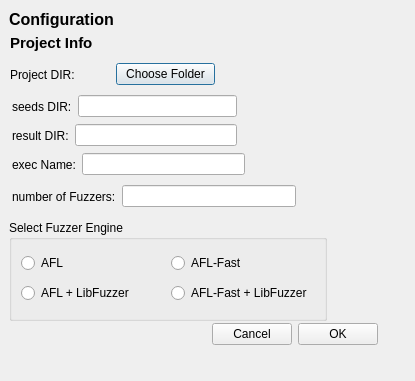
<?xml version="1.0" encoding="UTF-8"?>
<ui version="4.0">
 <class>InfoDialog</class>
 <widget class="QDialog" name="InfoDialog">
  <property name="geometry">
   <rect>
    <x>0</x>
    <y>0</y>
    <width>415</width>
    <height>381</height>
   </rect>
  </property>
  <property name="windowTitle">
   <string>Dialog</string>
  </property>
  <widget class="QLabel" name="label">
   <property name="geometry">
    <rect>
     <x>9</x>
     <y>10</y>
     <width>106</width>
     <height>18</height>
    </rect>
   </property>
   <property name="font">
    <font>
     <pointsize>12</pointsize>
     <weight>75</weight>
     <bold>true</bold>
    </font>
   </property>
   <property name="text">
    <string>Configuration</string>
   </property>
  </widget>
  <widget class="QGroupBox" name="groupBox">
   <property name="geometry">
    <rect>
     <x>9</x>
     <y>220</y>
     <width>318</width>
     <height>101</height>
    </rect>
   </property>
   <property name="title">
    <string>Select Fuzzer Engine</string>
   </property>
   <layout class="QGridLayout" name="gridLayout">
    <item row="0" column="1">
     <widget class="QRadioButton" name="AFLFButton">
      <property name="text">
       <string>AFL-Fast</string>
      </property>
     </widget>
    </item>
    <item row="0" column="0">
     <widget class="QRadioButton" name="AButton">
      <property name="text">
       <string>AFL</string>
      </property>
     </widget>
    </item>
    <item row="1" column="0">
     <widget class="QRadioButton" name="AnLButton">
      <property name="text">
       <string>AFL + LibFuzzer</string>
      </property>
     </widget>
    </item>
    <item row="1" column="1">
     <widget class="QRadioButton" name="AFnLButton">
      <property name="text">
       <string>AFL-Fast + LibFuzzer</string>
      </property>
     </widget>
    </item>
   </layout>
  </widget>
  <widget class="QLabel" name="label_5">
   <property name="geometry">
    <rect>
     <x>10</x>
     <y>34</y>
     <width>85</width>
     <height>17</height>
    </rect>
   </property>
   <property name="font">
    <font>
     <pointsize>11</pointsize>
     <weight>75</weight>
     <bold>true</bold>
    </font>
   </property>
   <property name="text">
    <string>Project Info</string>
   </property>
  </widget>
  <widget class="QWidget" name="layoutWidget">
   <property name="geometry">
    <rect>
     <x>10</x>
     <y>60</y>
     <width>205</width>
     <height>29</height>
    </rect>
   </property>
   <layout class="QHBoxLayout" name="horizontalLayout">
    <item>
     <widget class="QLabel" name="label_6">
      <property name="text">
       <string>Project DIR:</string>
      </property>
     </widget>
    </item>
    <item>
     <widget class="QPushButton" name="prjButton">
      <property name="text">
       <string>Choose Folder</string>
      </property>
     </widget>
    </item>
   </layout>
  </widget>
  <widget class="QWidget" name="layoutWidget">
   <property name="geometry">
    <rect>
     <x>12</x>
     <y>92</y>
     <width>225</width>
     <height>29</height>
    </rect>
   </property>
   <layout class="QHBoxLayout" name="horizontalLayout_2">
    <item>
     <widget class="QLabel" name="label_2">
      <property name="text">
       <string>seeds DIR:</string>
      </property>
     </widget>
    </item>
    <item>
     <widget class="QLineEdit" name="inputdir"/>
    </item>
   </layout>
  </widget>
  <widget class="QWidget" name="layoutWidget">
   <property name="geometry">
    <rect>
     <x>12</x>
     <y>121</y>
     <width>225</width>
     <height>29</height>
    </rect>
   </property>
   <layout class="QHBoxLayout" name="horizontalLayout_3">
    <item>
     <widget class="QLabel" name="label_3">
      <property name="text">
       <string>result DIR:</string>
      </property>
     </widget>
    </item>
    <item>
     <widget class="QLineEdit" name="outputdir"/>
    </item>
   </layout>
  </widget>
  <widget class="QWidget" name="layoutWidget">
   <property name="geometry">
    <rect>
     <x>12</x>
     <y>150</y>
     <width>233</width>
     <height>29</height>
    </rect>
   </property>
   <layout class="QHBoxLayout" name="horizontalLayout_4">
    <item>
     <widget class="QLabel" name="label_4">
      <property name="text">
       <string>exec Name:</string>
      </property>
     </widget>
    </item>
    <item>
     <widget class="QLineEdit" name="execdir"/>
    </item>
   </layout>
  </widget>
  <widget class="QWidget" name="layoutWidget">
   <property name="geometry">
    <rect>
     <x>12</x>
     <y>182</y>
     <width>284</width>
     <height>29</height>
    </rect>
   </property>
   <layout class="QHBoxLayout" name="horizontalLayout_5">
    <item>
     <widget class="QLabel" name="label_7">
      <property name="text">
       <string>number of Fuzzers:</string>
      </property>
     </widget>
    </item>
    <item>
     <widget class="QLineEdit" name="numfuzz"/>
    </item>
   </layout>
  </widget>
  <widget class="QWidget" name="layoutWidget">
   <property name="geometry">
    <rect>
     <x>26</x>
     <y>320</y>
     <width>352</width>
     <height>29</height>
    </rect>
   </property>
   <layout class="QHBoxLayout" name="horizontalLayout_6">
    <item>
     <spacer name="horizontalSpacer">
      <property name="orientation">
       <enum>Qt::Horizontal</enum>
      </property>
      <property name="sizeHint" stdset="0">
       <size>
        <width>168</width>
        <height>20</height>
       </size>
      </property>
     </spacer>
    </item>
    <item>
     <widget class="QPushButton" name="cancelButton">
      <property name="text">
       <string>Cancel</string>
      </property>
     </widget>
    </item>
    <item>
     <widget class="QPushButton" name="okButton">
      <property name="text">
       <string>OK</string>
      </property>
     </widget>
    </item>
   </layout>
  </widget>
 </widget>
 <resources/>
 <connections/>
</ui>
